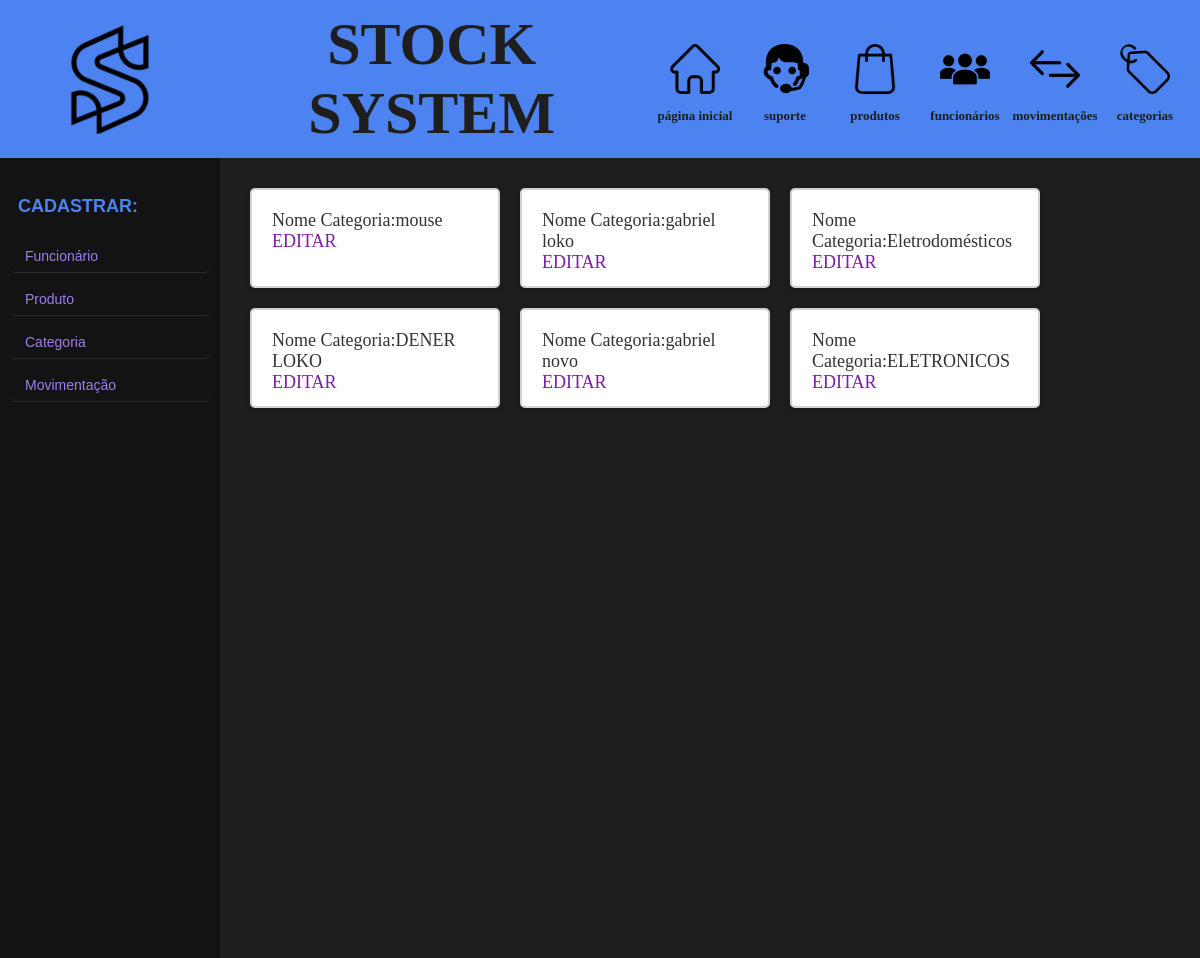
The page /categoria on the database as committed earlier.
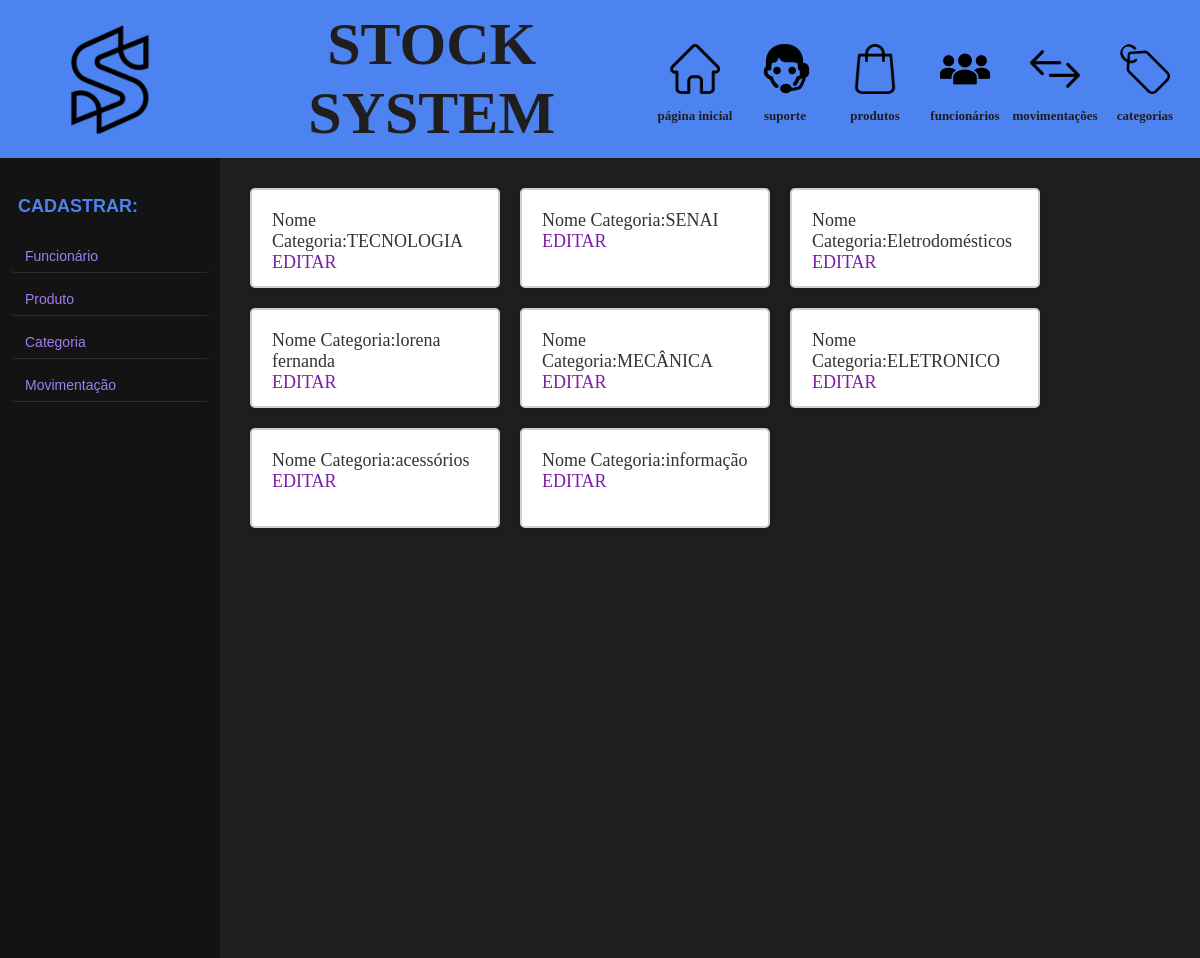
The same page on the database as committed later.
### models.py (models this page shows, shortened)
class Categoria(Base):
    __tablename__ = 'categoria'
    id = Column(Integer, primary_key=True)
    name_categoria = Column(String(20), nullable=False)
    def serialize_Categoria(self):
        dados_Categoria = {
            "id": self.id,
            "name_categoria": self.name_categoria,
        }
        return dados_Categoria

### app.py (the view)
@app.route('/categoria', methods=['GET'])
def categoria():
    sql_categoria = select(Categoria)
    resultado_categoria = db_session.execute(sql_categoria).scalars()
    lista_categoria = []
    for n in resultado_categoria:
        lista_categoria.append(n.serialize_Categoria())
        print((lista_categoria[-1]))
    return render_template('categoria.html',
                           lista_categoria=lista_categoria)

### templates/categoria.html
{% extends 'template.html' %}
{% block conteudo %}
{% for item in lista_categoria %}
<div class="conteudo_categoria">
    <p> Nome Categoria:{{item.name_categoria}} </p>
    <a href="{{url_for('editar_categoria', id_categoria=item.id)}}"> EDITAR</a>
</div>
{% endfor %}
{% endblock conteudo %}

Rows that differ between the two databases and show on the page:
changed Categoria: name_categoria "mouse" → "TECNOLOGIA"
changed Categoria: name_categoria "gabriel loko" → "SENAI"
changed Categoria: name_categoria "DENER LOKO" → "lorena fernanda"
changed Categoria: name_categoria "gabriel novo" → "MECÂNICA"
changed Categoria: name_categoria "ELETRONICOS" → "ELETRONICO"
added Categoria: name_categoria "acessórios"
added Categoria: name_categoria "informação"
